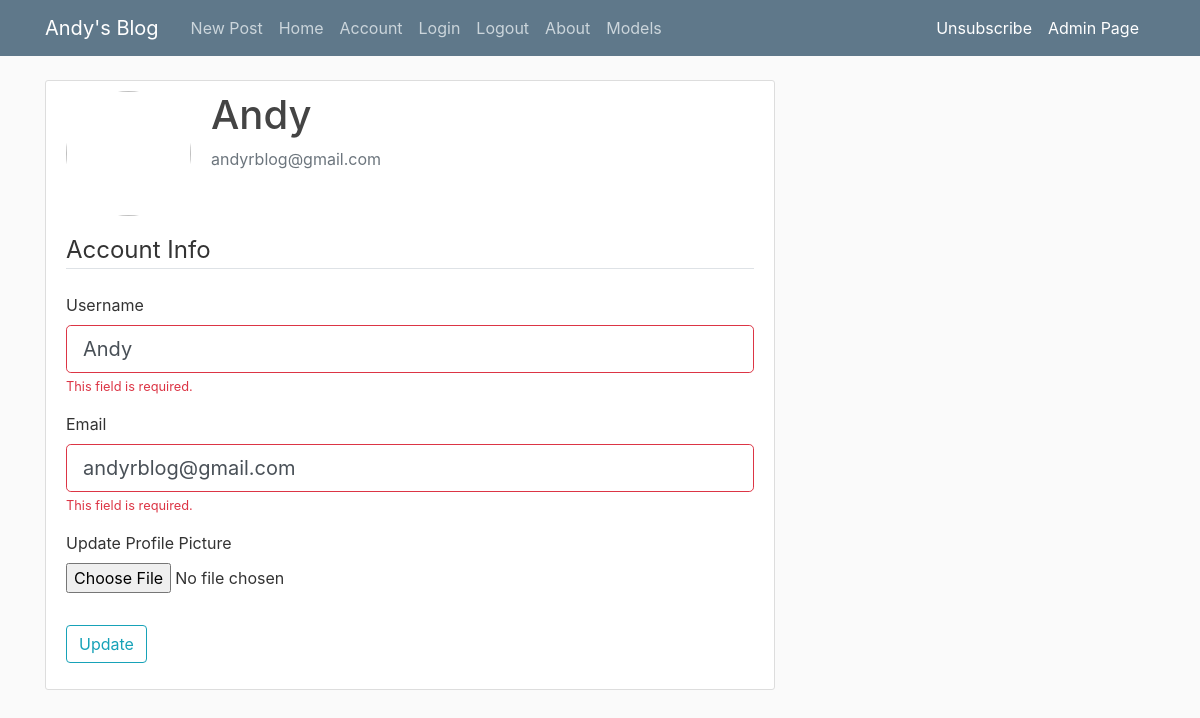
Page /account (signed in) on the earlier database version.
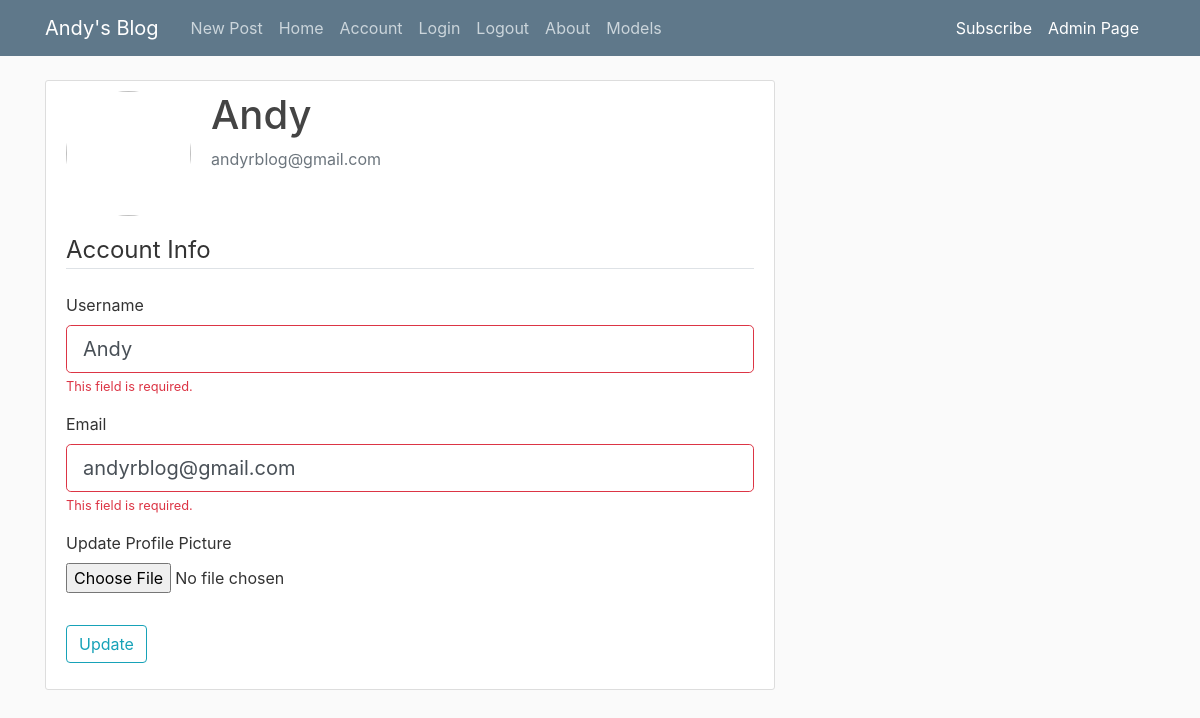
Same page on the later database version.
### flaskblog/models.py (models this page shows, shortened)
class User(db.Model, UserMixin):
    id = db.Column(db.Integer, primary_key=True)
    username = db.Column(db.String(20), unique=True, nullable=False)
    email = db.Column(db.String(120), unique=True, nullable=False)
    image_file = db.Column(db.String(20), nullable=False, default='default.jpg')
    password = db.Column(db.String(60), nullable=False)
    posts = db.relationship('Post', backref='author', lazy=True)
    is_admin = db.Column(db.Boolean, default=False)
    can_add_post = db.Column(db.Boolean, default=False)
    can_update_post = db.Column(db.Boolean, default=False)
    can_delete_post = db.Column(db.Boolean, default=False)
    send_notifications = db.Column(db.Boolean, default=False)
    is_subscribed = db.Column(db.Boolean, default=True)

### flaskblog/users/routes.py (the view)
@users.route("/account", methods=['GET', 'POST'])
@login_required
def account():
    form = UpdateAccountForm()
    if form.validate():
        if form.picture.data:
            picture_file = save_picture(form.picture.data, current_user.id)
            if picture_file:
                current_user.image_file = picture_file
                db.session.commit()  # Commit changes to the database
                flash('Your account has been updated!', 'success')
                return redirect(url_for('users.account'))
        current_user.username = form.username.data
        current_user.email = form.email.data
        db.session.commit()
        flash('Your account has been updated!', 'success')
        return redirect(url_for('users.account'))
    elif request.method == 'GET':
        form.username.data = current_user.username
        form.email.data = current_user.email
    image_file = url_for('static', filename='profile_pics/' + current_user.image_file)
    return render_template('account.html', title='Account', image_file=image_file, form=form)

### flaskblog/users/forms.py (shortened to what this page needs)
class UpdateAccountForm(FlaskForm):
    username = StringField('Username',
                           validators=[DataRequired(), Length(min=2, max=20)])
    email = StringField('Email',
                        validators=[DataRequired(), Email()])
    picture = FileField('Update Profile Picture', validators=[FileAllowed(['jpg', 'png'])])
    submit = SubmitField('Update')

### flaskblog/models.py (called while the page is built)
@login_manager.user_loader
def load_user(user_id):
    return User.query.get(int(user_id))

### flaskblog/templates/account.html (shortened to what this page needs)
{% extends "layout.html" %}
{% block content %}
    <div class="content-section">
      <div class="media">
        <img class="rounded-circle account-img" src="{{ image_file }}">
        <div class="media-body">
          <h2 class="account-heading">{{ current_user.username }}</h2>
          <p class="text-secondary">{{ current_user.email }}</p>
        </div>
      </div>
        <form method="POST" action="" enctype="multipart/form-data">
            <fieldset class="form-group">
                <legend class="border-bottom mb-4">Account Info</legend>
                <div class="form-group">
                    {{ form.username.label(class="form-control-label") }}
                    {% if form.username.errors %}
                        {{ form.username(class="form-control form-control-lg is-invalid") }}
                        <div class="invalid-feedback">
                            {% for error in form.username.errors %}
                                <span>{{ error }}</span>
                            {% endfor %}
                        </div>
                    {% else %}
                        {{ form.username(class="form-control form-control-lg") }}
                    {% endif %}
                </div>
                <div class="form-group">
                    {{ form.email.label(class="form-control-label") }}
                    {% if form.email.errors %}
                        {{ form.email(class="form-control form-control-lg is-invalid") }}
                        <div class="invalid-feedback">
                            {% for error in form.email.errors %}
                                <span>{{ error }}</span>
                            {% endfor %}
                        </div>
                    {% else %}
                        {{ form.email(class="form-control form-control-lg") }}
                    {% endif %}
                </div>
                <div class="form-group">
                    {{ form.picture.label() }}
                    {{ form.picture(class="form-control-file") }}
                </div>
            </fieldset>
            <div class="form-group">
                {{ form.submit(class="btn btn-outline-info") }}
            </div>
        </form>
    </div>
{% endblock content %}

### flaskblog/templates/layout.html (shortened to what this page needs)
<!DOCTYPE html>
<html>
<head>
    <link rel="stylesheet" href="https://maxcdn.bootstrapcdn.com/bootstrap/4.0.0/css/bootstrap.min.css">
    <link rel="stylesheet" type="text/css" href="{{ url_for('static', filename='main.css') }}">
</head>
<body>
    <header class="site-header">
      <nav class="navbar navbar-expand-md navbar-dark bg-steel fixed-top">
        <div class="container">
          <a class="navbar-brand mr-4" href="/">Andy's Blog</a>
          <div class="collapse navbar-collapse" id="navbarToggle">
          {% if current_user.is_authenticated %}
            <div class="navbar-nav mr-auto">
              <a class="nav-item nav-link" href="{{ url_for('posts.new_post') }}">New Post</a>
              <a class="nav-item nav-link" href="{{ url_for('main.home') }}">Home</a>
              <a class="nav-item nav-link" href="{{ url_for('users.account') }}">Account</a>
              <a class="nav-item nav-link" href="{{ url_for('users.login') }}">Login</a>
              <a class="nav-item nav-link" href="{{ url_for('users.logout') }}">Logout</a>
              <a class="nav-item nav-link" href="{{ url_for('main.about') }}">About</a>
              <a class="nav-item nav-link" href="{{ url_for('main.models') }}">Models</a>
            </div>
            <div class="navbar-nav" id="navbarToggle">
              <form method="POST" action="{{ url_for('users.toggle_subscription') }}">
              {% if current_user.is_subscribed %}
                 <button type="submit" class="nav-item nav-link btn btn-success" name="unsubscribe" onclick="showSubscriptionAlert('You are now unsubscribed!')" style="color: white; background-color: transparent; border: none; padding: 0;">Unsubscribe</button>
              {% else %}
                <button type="submit" class="nav-item nav-link btn btn-success" name="subscribe" onclick="showSubscriptionAlert('You are now subscribed!')" style="color: white; background-color: transparent; border: none; padding: 0;">Subscribe</button>
              {% endif %}
              </form>
               </div>
              {% endif %}
              {% if current_user.is_admin %}
                      <a class="nav-item nav-link " href="{{ url_for('admin.admin_page') }}"  style="color: white;" >Admin Page</a>
              {% else %}<!--
                    <a class="nav-item nav-link" href="{{ url_for('users.login') }}">Login</a>-->
                    <a class="nav-item nav-link" href="{{ url_for('users.register') }}" style="color: white;">Register</a>
              {% endif %}
            </div>
          </div>
      </nav>
    </header>
    <main role="main" class="container">
      <div class="row">
        <div class="col-md-8">
          {% block content %}{% endblock %}
        </div>
        </div>
    </main>
</body>
</html>

### flaskblog/static/main.css (style rules this page uses)
body { background: #fafafa; color: #333333; margin-top: 5rem; }
h1, h2, h3, h4, h5, h6 { color: #444444; }
.bg-steel { background-color: #5f788a; }
.site-header .navbar-nav .nav-link { color: #cbd5db; }
.content-section { background: #ffffff; padding: 10px 20px; border: 1px solid #dddddd; border-radius: 3px; margin-bottom: 20px; }
.account-img { height: 125px; width: 125px; margin-right: 20px; margin-bottom: 16px; }
.account-heading { font-size: 2.5rem; }

Differences in the rows shown:
changed User "Andy": is_subscribed True → False (drawn)
Other differences:
text no longer shown: "Unsubscribe"
text now shown: "Subscribe"
